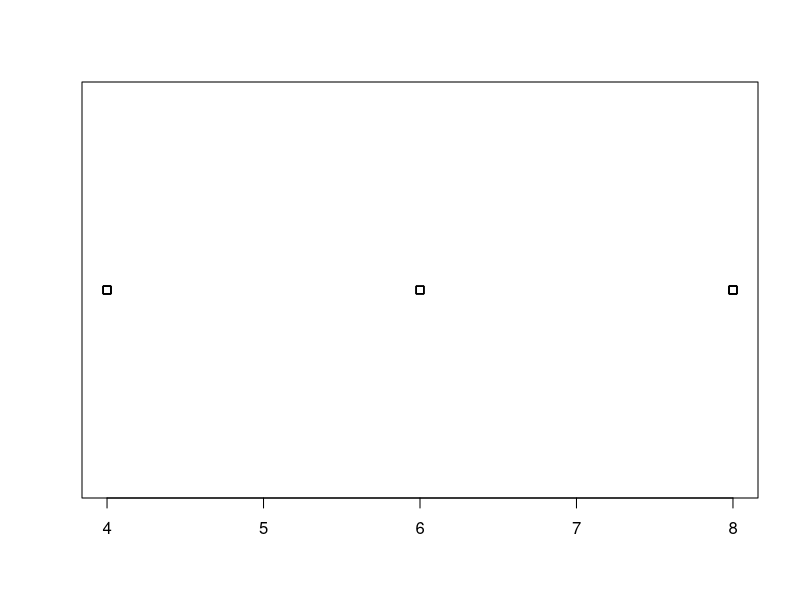
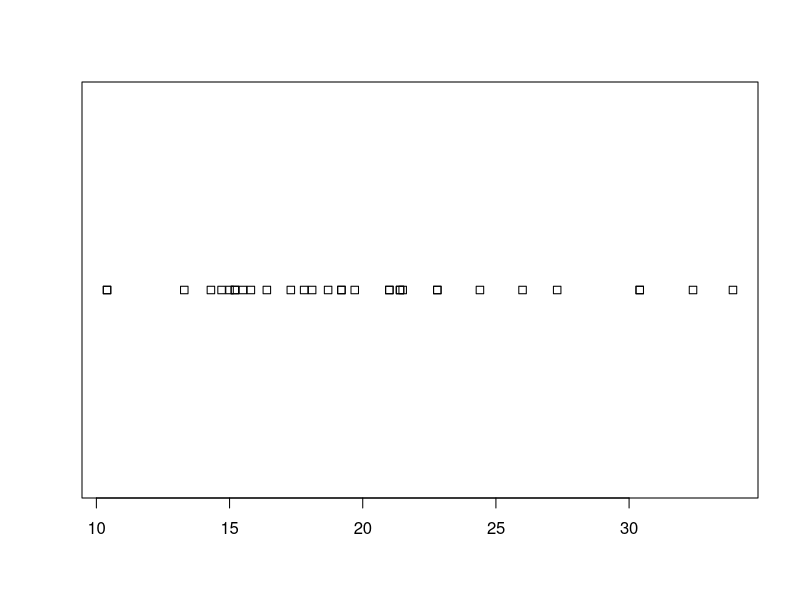
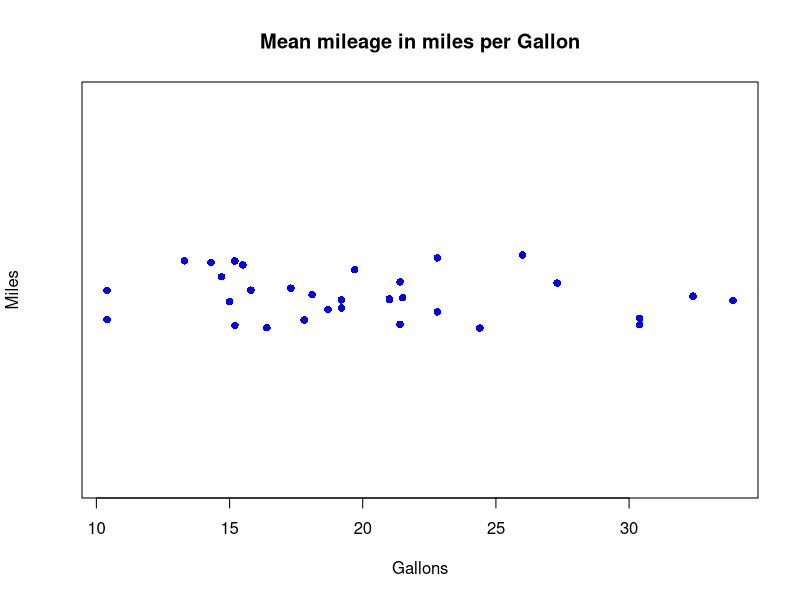
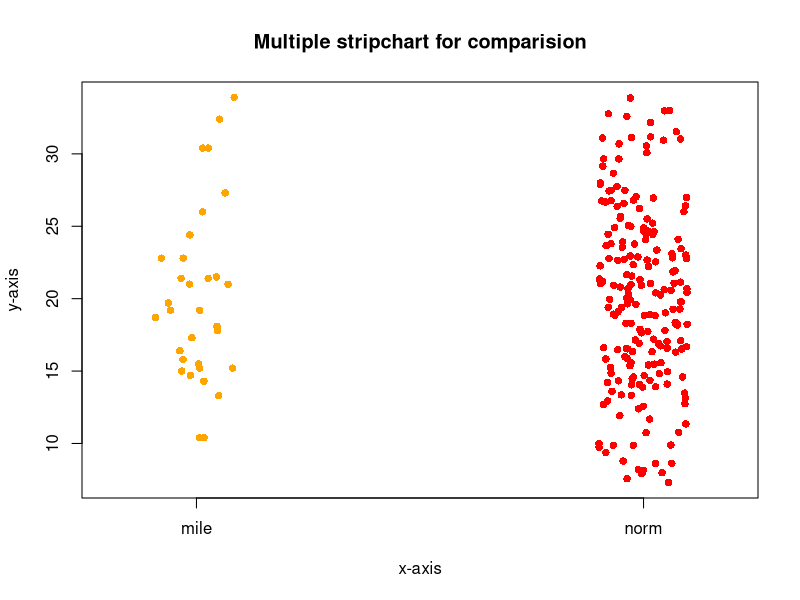

These figures' R source, in order: (Note: this script raises an error after producing the figures.)
#stripchart produces one dimensional scatter plots (or dot plots) of the given data. 
#These plots are a good alternative to boxplots when sample sizes are small.


mtcars
str(mtcars)
stripchart((mtcars$cyl))
stripchart(mtcars$mpg)



stripchart(mtcars$mpg,
           main="Mean mileage in miles per Gallon",
           xlab="Gallons",
           ylab="Miles",
           method="jitter",
           col="blue",
           pch=16
)

#multiple strip charts

mile=mtcars$mpg
mileNorm <- rnorm(200,mean=mean(mile, na.rm=TRUE), sd = sd(mile, na.rm=TRUE))
x <- list("mile"=mile, "norm"=mileNorm)


stripchart(x,
           main="Multiple stripchart for comparision",
           xlab="x-axis",
           ylab="y-axis",
           method="jitter",
           col=c("orange","red"),
           vertical =TRUE,  #FOR MAKING IT VERTICAL
           pch=16
)


head(mtcars)
mean(mtcars$mpg)
sd(mtcars$mpg)
nnorm(200,20,3)
